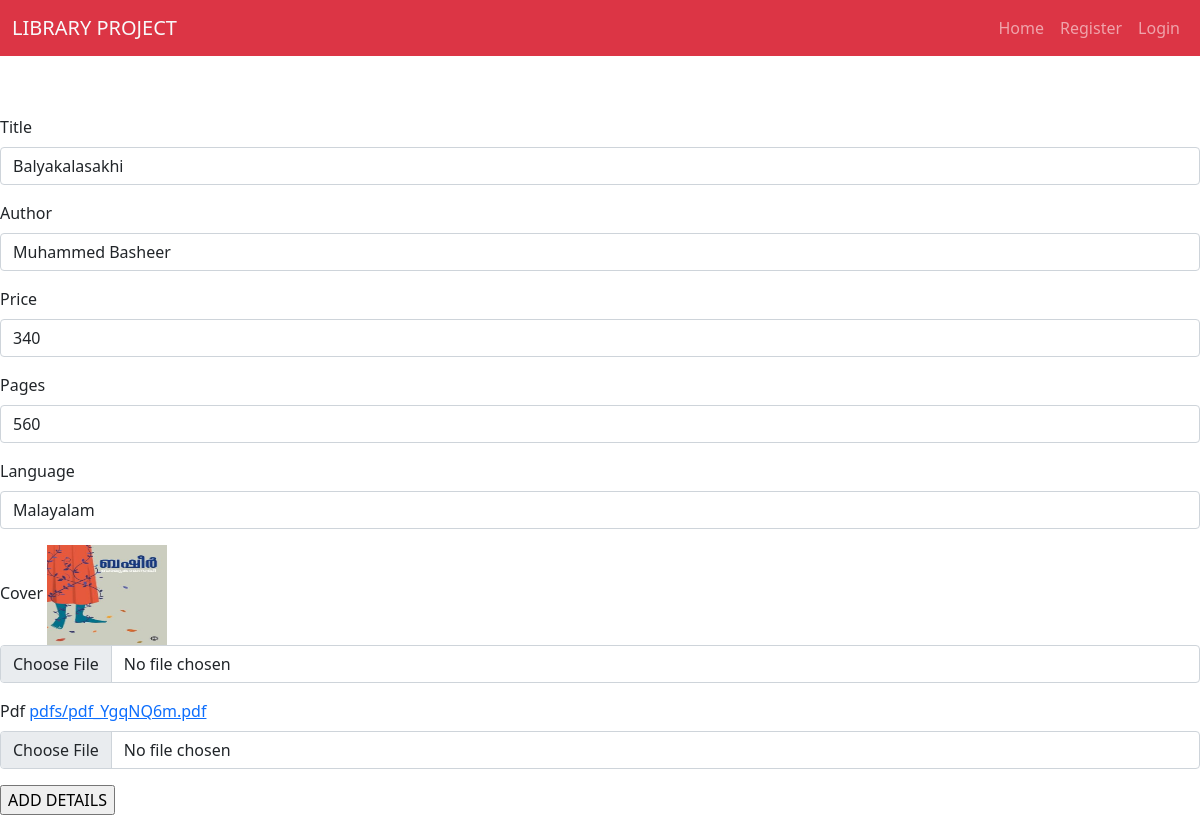
/edit/6, run on the app's committed database.
### books/models.py (models this page shows, shortened)
class Book(models.Model):
    title=models.CharField(max_length=20)
    author=models.CharField(max_length=20)
    price=models.IntegerField()
    pages=models.IntegerField()
    language=models.CharField(max_length=20)
    cover=models.ImageField(upload_to='covers')
    pdf=models.FileField(upload_to='pdfs')

### books/views.py (the view, shortened to what this page needs)
# urls.py: path('edit/<int:p>',views.edit,name="edit"),
def edit(request,p):
    k = Book.objects.get(id=p)
    context={'book':k}
    return render(request, 'edit.html', context)

### templates/edit.html (shortened to what this page needs)
<!DOCTYPE html>
{% extends 'base.html' %}
{% load static %}
{% block content %}
<h1>Edit Books Details Here!!</h1>
<form method="POST" enctype="multipart/form-data">
    <div class="mb-3">
        <label class="form-label" >Title</label>
        <input type="text" class="form-control" name="t" value="{{book.title}}" placeholder="title">
    </div>
     <div class="mb-3">
        <label class="form-label" >Author</label>
        <input type="text" class="form-control" name="a" value="{{book.author}}" placeholder="author">
    </div>
     <div class="mb-3">
        <label class="form-label" >Price</label>
        <input type="number" class="form-control" name="pr" value="{{book.price}}" placeholder="price">
    </div>
     <div class="mb-3">
        <label class="form-label" >Pages</label>
        <input type="number" class="form-control" name="pg" value="{{book.pages}}" placeholder="pages">
    </div>
     <div class="mb-3">
        <label class="form-label" >Language</label>
        <input type="text" class="form-control" name="l" value="{{book.language}}" placeholder="language">
    </div>
    <div class="mb-3">
        <label class="form-label" >Cover</label>
        <img src="{{book.cover.url}}" height="100px" width="10%">
        <input type="file" class="form-control" name="c" placeholder="coverpage">
    </div>
    <div class="mb-3">
        <label class="form-label" >Pdf</label>
        <a href="{{book.pdf.url}}">{{book.pdf}}</a>
        <input type="file" class="form-control" name="pdf" placeholder="pdfile">
    </div>
    <div>
        <input type="submit" value="ADD DETAILS">
    </div>
</form>
{% endblock %}

### static/css/style.css (style rules this page uses)
body { background-image: url("img.png"); }
h1 { margin-top:3px; color:white; text-align:center; }

### data on the page
Book: t "Balyakalasakhi", a "Muhammed Basheer", pr "340", pg "560", l "Malayalam", cover (picture), pdf "pdfs/pdf_YgqNQ6m.pdf"
